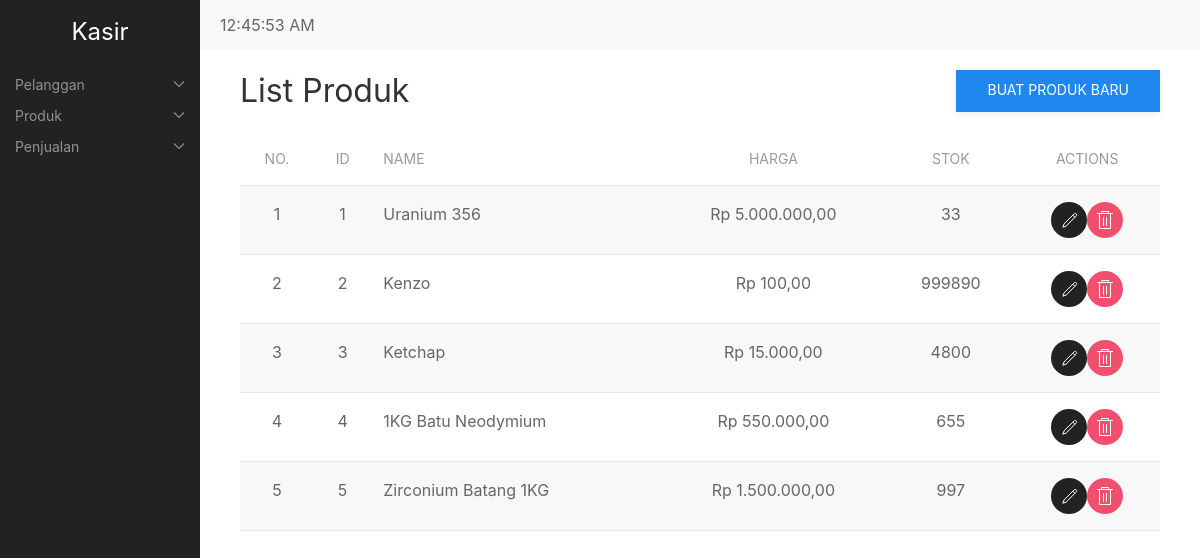
The page /index.php?action=list-produk on the database its author committed.
### tables this page shows
CREATE TABLE `produk` (
  `ProdukID` int NOT NULL,
  `NamaProduk` varchar(255) NOT NULL,
  `Harga` decimal(10,2) NOT NULL,
  `Stok` int NOT NULL
);

### fungsi.php (called while the page is built)
<?php
function formatUang($number) {
    return 'Rp ' . number_format($number, 2, ',', '.');
}

### produk/list.php (the view, shortened to what this page needs)
<?php
$sql = "SELECT * FROM produk";
$result = mysqli_query($conn, $sql);
?>
<div class="uk-container uk-margin-top">
    <div class="uk-flex uk-flex-between uk-align-center uk-margin-bottom">
        <h2 class="uk-margin-remove">List Produk</h2>
        <a href="index.php?action=create-produk" class="uk-button uk-button-primary uk-box-shadow-small">Buat Produk Baru</a>
    </div>
    <div class="uk-overflow-auto">
    <table class="uk-table uk-table-striped uk-table-hover uk-box-shadow-small">
        <thead>
            <tr>
                <th class="uk-text-center">No.</th>
                <th class="uk-text-center">Id</th>
                <th>Name</th>
                <th class="uk-text-center">Harga</th>
                <th class="uk-text-center">Stok</th>
                <th class="uk-text-center">Actions</th>
            </tr>
        </thead>
        <tbody>
    <?php $counter = 1; while ($row = $result->fetch_assoc()): ?>
        <tr>
            <td class="uk-text-center"><?php echo $counter++; ?></td>
            <td class="uk-text-center"><?php echo $row['ProdukID']; ?></td>
            <td><?php echo $row['NamaProduk']; ?></td>
            <td class="uk-text-center"><?php echo formatUang($row['Harga']); ?></td>
            <td class="uk-text-center"><?php echo $row['Stok']; ?></td>
            <td class="uk-text-center uk-flex uk-flex-middle uk-flex-center">
                <a href="index.php?action=edit-produk&ProdukID=<?php echo $row['ProdukID']; ?>" class="uk-icon-button uk-button-secondary" uk-icon="pencil"></a>
                <a href="index.php?action=delete-produk&ProdukID=<?php echo $row['ProdukID']; ?>" class="uk-icon-button uk-button-danger" uk-icon="trash" onclick="return confirm('Kamu yakin untuk menghapus data ini?')"></a>
            </td>
        </tr>
    <?php endwhile; ?>
</tbody>
    </table>
    </div>
</div>

### rows shown on the page
produk: ProdukID "1", NamaProduk "Uranium 356", Harga "Rp 5.000.000,00", Stok "33"
produk: ProdukID "2", NamaProduk "Kenzo", Harga "Rp 100,00", Stok "999890"
produk: ProdukID "3", NamaProduk "Ketchap", Harga "Rp 15.000,00", Stok "4800"
produk: ProdukID "4", NamaProduk "1KG Batu Neodymium", Harga "Rp 550.000,00", Stok "655"
produk: ProdukID "5", NamaProduk "Zirconium Batang 1KG", Harga "Rp 1.500.000,00", Stok "997"
